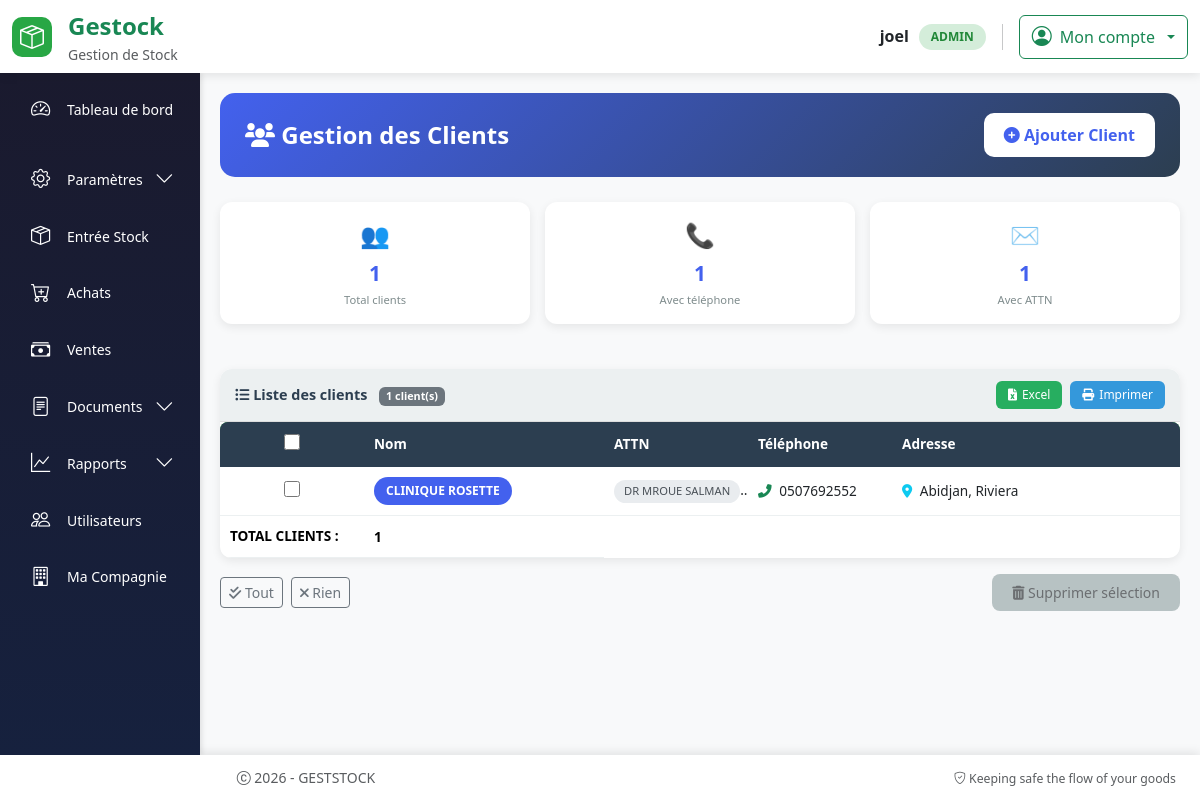
/gestion_materiel/client (signed in), run on the app's committed database.
### models.py (models this page shows, shortened)
class User(UserMixin, db.Model):
  id = db.Column(db.Integer, primary_key=True)
  username = db.Column(db.String(64), index=True, nullable=False)
  email = db.Column(db.String(120), unique=True, nullable=False)
  password_hash = db.Column(db.String(256))
  role = db.Column(db.String(20), nullable=False, default='operateur')
  joined_at = db.Column(db.DateTime(), default = datetime.utcnow, index = True)
  must_change_password = db.Column(db.Boolean, default=False)
  __table_args__ = (
      db.UniqueConstraint('email', name='uq_user_email'),
  )

class Client(db.Model):
    __tablename__ = "client"
    id = db.Column(db.Integer, primary_key=True)
    nom_client = db.Column(db.String(100), nullable=False)
    telephone = db.Column(db.String(30))
    adresse = db.Column(db.String(255), nullable=False)
    attn = db.Column(db.String(255))
    certificats = db.relationship('CertificatInstallation',
                                 backref='client_rel',
                                 lazy=True)
    bons_commande = db.relationship(
        "BonCommande",
        back_populates="client",
        cascade="all, delete-orphan"
    )
    bons_livraison = db.relationship(
        "BonLivraison",
        back_populates="client"
    )

### routes.py (the view, shortened to what this page needs)
@app.route('/gestion_materiel/client', methods=['GET', 'POST'])
@login_required
def client():
  form = ClientForm(csrf_enabled=False)
  clients = Client.query.order_by(Client.nom_client).all()
  return render_template('client.html', form=form, clients=clients)

### forms.py
class ClientForm(FlaskForm):
    nom_client = StringField("Nom client", validators=[DataRequired()])
    telephone = StringField("Telephone")
    adresse = StringField("Adresse")
    attn = StringField("ATTN")
    submit = SubmitField("Enregistrer")

### app.py (called while the page is built)
@app.after_request
def close_db_connection(response):
    try:
        db.session.close()
    except:
        pass
    return response

### routes.py (called while the page is built)
@app.after_request
def disable_cache(response):
    response.headers["Cache-Control"] = "no-store, no-cache, must-revalidate, private"
    response.headers["Pragma"] = "no-cache"
    response.headers["Expires"] = "0"
    return response

@login_manager.user_loader
def load_user(user_id):
    return User.query.get(int(user_id))

@app.context_processor
def utility_processor():
    def is_active(prefix):
        return request.endpoint and prefix in request.endpoint
    def has_role(*roles):
        if not current_user.is_authenticated:
            return False
        return current_user.role in roles
    def current_route():
        """Retourne le nom de la route actuelle"""
        return request.endpoint
    return dict(
        is_active=is_active,
        has_role=has_role,
        current_route=current_route
    )

### templates/client.html (shortened to what this page needs)
{% extends "base.html" %}
{% block content %}
<div class="client-container">
    <div class="client-header">
        <h4>
            <i class="fas fa-users"></i> Gestion des Clients
        </h4>
        <button class="btn-add" data-bs-toggle="modal" data-bs-target="#addclientmodal">
            <i class="fas fa-plus-circle"></i> Ajouter Client
        </button>
    </div>
    {% if clients %}
    {% set total_clients = clients|length %}
    {% set avec_telephone = clients|selectattr('telephone')|list|length %}
    {% set avec_attn = clients|selectattr('attn')|list|length %}
    <div class="stats-grid">
        <div class="stat-card">
            <div class="stat-icon">👥</div>
            <div class="stat-value">{{ total_clients }}</div>
            <div class="stat-label">Total clients</div>
        </div>
        <div class="stat-card">
            <div class="stat-icon">📞</div>
            <div class="stat-value">{{ avec_telephone }}</div>
            <div class="stat-label">Avec téléphone</div>
        </div>
        <div class="stat-card">
            <div class="stat-icon">✉️</div>
            <div class="stat-value">{{ avec_attn }}</div>
            <div class="stat-label">Avec ATTN</div>
        </div>
    </div>
    <form action="{{ url_for('delete_clients') }}" method="post" id="deleteForm">
        <div class="table-container">
            <div class="table-header">
                <div class="table-title">
                    <i class="fas fa-list-ul"></i> Liste des clients
                    <span class="badge bg-secondary ms-2">{{ total_clients }} client(s)</span>
                </div>
                <div class="export-buttons">
                    <button type="button" onclick="exportToExcel()" class="btn-sm-custom btn-excel">
                        <i class="fas fa-file-excel"></i> Excel
                    </button>
                    <button type="button" onclick="window.print()" class="btn-sm-custom btn-print">
                        <i class="fas fa-print"></i> Imprimer
                    </button>
                </div>
            </div>
            <div class="table-wrapper">
                <table class="table-custom" id="clientsTable">
                    <thead>
                        <tr>
                            <th><input type="checkbox" id="select-all" class="checkbox-custom"></th>
                            <th>Nom</th>
                            <th>ATTN</th>
                            <th>Téléphone</th>
                            <th>Adresse</th>
                        </tr>
                    </thead>
                    <tbody>
                        {% for client in clients %}
                        <tr class="client-row"
                            data-id="{{ client.id }}"
                            data-nom="{{ client.nom_client }}"
                            data-attn="{{ client.attn or '' }}"
                            data-telephone="{{ client.telephone or '' }}"
                            data-adresse="{{ client.adresse or '' }}"
                            style="cursor:pointer">
                            <td class="text-center">
                                <input type="checkbox" name="client_ids"
                                       value="{{ client.id }}"
                                       class="checkbox-custom client-checkbox">
                            </td>
                            <td>
                                <span class="badge-client" title="{{ client.nom_client }}">
                                    {{ client.nom_client|upper|truncate(30, true) }}
                                </span>
                            </td>
                            <td>
                                {% if client.attn %}
                                    <span class="badge-attn" title="ATTN: {{ client.attn }}">
                                        {{ client.attn|truncate(20, true) }}
                                    </span>
                                {% else %}
                                    <span class="text-muted">—</span>
                                {% endif %}
                            </td>
                            <td>
                                {% if client.telephone %}
                                    <i class="fas fa-phone-alt text-success me-1"></i>
                                    {{ client.telephone }}
                                {% else %}
                                    <span class="text-muted">—</span>
                                {% endif %}
                            </td>
                            <td>
                                {% if client.adresse %}
                                    <i class="fas fa-map-marker-alt text-info me-1"></i>
                                    {{ client.adresse|truncate(35, true) }}
                                {% else %}
                                    <span class="text-muted">—</span>
                                {% endif %}
                            </td>
                        </tr>
                        {% endfor %}
                    </tbody>
                    <tfoot class="table-secondary">
                        <tr>
                            <td colspan="4" class="text-end fw-bold">TOTAL CLIENTS :</td>
                            <td class="fw-bold">{{ total_clients }}</td>
                        </tr>
                    </tfoot>
                </table>
            </div>
        </div>
        <div class="mt-3 d-flex justify-content-between align-items-center flex-wrap gap-2">
            <div class="d-flex gap-2">
                <button type="button" onclick="selectAll()" class="btn btn-sm btn-outline-secondary">
                    <i class="fas fa-check-double"></i> Tout
                </button>
                <button type="button" onclick="deselectAll()" class="btn btn-sm btn-outline-secondary">
                    <i class="fas fa-times"></i> Rien
                </button>
            </div>
            <button type="submit" class="btn btn-delete btn-sm" id="deleteBtn" onclick="return confirmDelete()">
            </button>
        </div>
    </form>
    {% endif %}
</div>
<link rel="stylesheet" href="https://cdnjs.cloudflare.com/ajax/libs/font-awesome/6.0.0/css/all.min.css">
{% endblock %}

### templates/base.html (shortened to what this page needs)
<!DOCTYPE html>
<html lang="fr">
<head>
    <link rel="stylesheet" href="{{ url_for('static', filename='css/bootstrap.min.css') }}">
    <link rel="stylesheet" href="https://cdn.jsdelivr.net/npm/bootstrap-icons@1.11.3/font/bootstrap-icons.css">
    <link rel="stylesheet" href="{{ url_for('static', filename='style/styles.css') }}">
</head>
<body>
    <header class="app-header">
        <div class="container-fluid py-2">
            <div class="row align-items-center">
                <div class="col-6 col-md-3">
                    <div class="d-flex align-items-center gap-3">
                        <div class="brand-logo">
                            <i class="bi bi-box-seam fs-4"></i>
                        </div>
                        <div>
                            <span class="fs-4 fw-bold text-success">Gestock</span>
                            <small class="text-muted d-none d-md-block">Gestion de Stock</small>
                        </div>
                    </div>
                </div>
                <div class="col-6 col-md-9">
                    <div class="d-flex justify-content-end align-items-center gap-3">
                        {% if current_user.is_authenticated %}
                            <div class="d-none d-md-flex align-items-center gap-3">
                                <div class="text-end">
                                    <div class="fw-semibold">{{ current_user.username }}</div>
                                    <span class="user-badge">{{ current_user.role|upper }}</span>
                                </div>
                            </div>
                            <div class="dropdown">
                                <button class="btn btn-outline-success dropdown-toggle d-flex align-items-center gap-2" type="button" data-bs-toggle="dropdown">
                                    <i class="bi bi-person-circle fs-5"></i>
                                    <span class="d-none d-md-inline">Mon compte</span>
                                </button>
                            </div>
                        {% endif %}
                    </div>
                </div>
            </div>
        </div>
    </header>
    <main class="app-main">
        <div class="container-fluid h-100 p-0">
            <div class="row h-100 g-0">
                {% if current_user.is_authenticated %}
                    <div class="col-md-3 col-lg-2 d-none d-md-block p-0" style="height: 100%;">
                        <div class="app-sidebar" style="height: 100%;">
                            {% include 'partials/sidebar.html' %}
                        </div>
                    </div>
                    {% set content_col = "col-md-9 col-lg-10" %}
                {% else %}
                    {% set content_col = "col-12" %}
                {% endif %}
                <div class="{{ content_col }} p-0" style="height: 100%;">
                    <div class="app-content">
                        {% block content %}{% endblock %}
                    </div>
                </div>
            </div>
        </div>
    </main>
    <footer class="app-footer">
        <div class="container-fluid">
            <div class="row align-items-center">
                <div class="col-md-6">
                    <p class="mb-0 text-muted">
                        <i class="bi bi-c-circle"></i> 2026 - GESTSTOCK
                    </p>
                </div>
                <div class="col-md-6 text-md-end">
                    <small class="text-muted">
                        <i class="bi bi-shield-check"></i> Keeping safe the flow of your goods
                    </small>
                </div>
            </div>
        </div>
    </footer>
</body>
</html>

### static/style/styles.css (style rules this page uses)
html { height: 100%; }
body { margin: 0; font-family: Arial, sans-serif; }

### templates/base.html (style rules this page uses)
:root { --primary-green: #28a745; --dark-green: #218838; --light-green: #d4edda; --sidebar-bg: #1a1a2e; --sidebar-dark: #16213e; }
* { margin: 0; padding: 0; box-sizing: border-box; }
html, body { height: 100%; margin: 0; overflow: hidden; }
body { display: flex; flex-direction: column; background: linear-gradient(135deg, #667eea 0%, #764ba2 100%); font-family: 'Segoe UI', Tahoma, Geneva, Verdana, sans-serif; }
.app-header { flex-shrink: 0; background: white; box-shadow: 0 2px 10px rgba(0,0,0,0.1); z-index: 1030; position: relative; }
.brand-logo { width: 40px; height: 40px; background: var(--primary-green); border-radius: 10px; display: flex; align-items: center; justify-content: center; color: white; }
.user-badge { background: var(--light-green); color: var(--dark-green); padding: 4px 12px; border-radius: 20px; font-size: 12px; font-weight: 600; }
.app-main { flex: 1; overflow: hidden; display: flex; flex-direction: column; min-height: 0; }
.app-sidebar { background: linear-gradient(180deg, var(--sidebar-bg) 0%, var(--sidebar-dark) 100%); height: 100%; overflow-y: auto; overflow-x: hidden; box-shadow: 2px 0 5px rgba(0,0,0,0.1); position: sticky; top: 0; }
.app-content { height: 100%; overflow-y: auto; overflow-x: hidden; padding: 20px; background: #f8f9fa; }
.text-end { display: flex; gap: 10px; font-weight: 900; }
.app-footer { flex-shrink: 0; background: white; text-align: center; padding: 12px; box-shadow: 0 -2px 10px rgba(0,0,0,0.1); font-size: 14px; }
.stat-card { background: white; border-radius: 12px; padding: 20px; margin-bottom: 20px; box-shadow: 0 2px 8px rgba(0,0,0,0.1); transition: all 0.3s ease; }
.table-custom { background: white; border-radius: 8px; overflow: hidden; box-shadow: 0 2px 4px rgba(0,0,0,0.1); }
.table-custom thead { background: var(--primary-green); color: white; }

### data on the page
User: username "joel", role "ADMIN"
Client: nom_client "CLINIQUE ROSETTE", attn "DR MROUE SALMA…", telephone "0507692552", adresse "Abidjan, Riviera"

### other printed values
{{ total_clients }} "1"
{{ avec_telephone }} "1"
{{ avec_attn }} "1"
